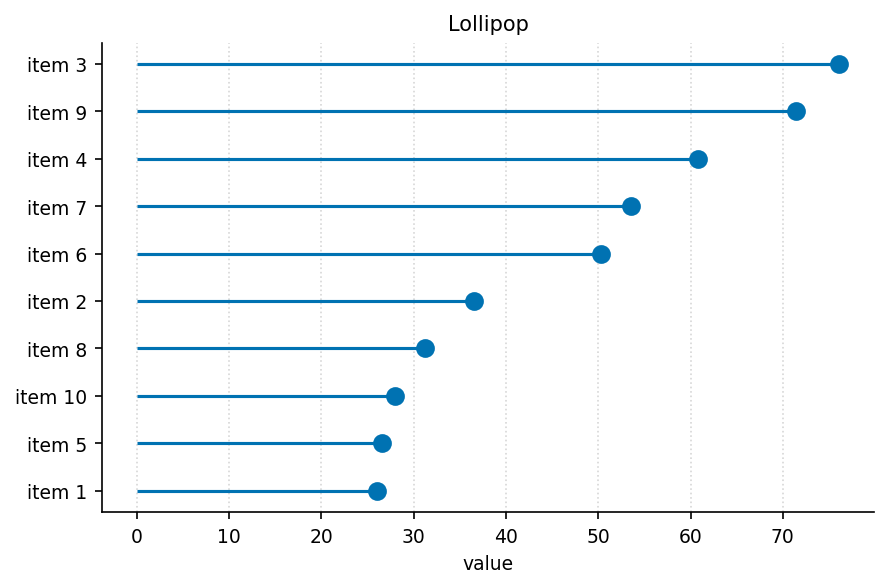

The Python source for this figure:
"""bar_lollipop: 棒棒糖图（替代柱状，更轻盈）."""
import sys, os; sys.path.insert(0, os.path.join(os.path.dirname(os.path.abspath(__file__)), '..', '..', '_utils', 'python'))
import numpy as np
import matplotlib.pyplot as plt
from theme import apply_theme
from palette import cycle

def make_figure(labels=None, values=None, title='Lollipop'):
    apply_theme()
    if labels is None:
        labels = [f'item {i+1}' for i in range(10)]
        values = np.random.default_rng(3).uniform(20, 90, 10)
    order = np.argsort(values)
    labels = [labels[i] for i in order]; values = values[order]
    y = np.arange(len(labels))
    fig, ax = plt.subplots()
    ax.hlines(y, 0, values, color=cycle(0), linewidth=1.5)
    ax.plot(values, y, 'o', color=cycle(0), markersize=8)
    ax.set_yticks(y); ax.set_yticklabels(labels)
    ax.set_xlabel('value'); ax.set_title(title)
    ax.grid(True, axis='x', linestyle=':', alpha=0.5)
    fig.tight_layout()
    return fig

if __name__ == '__main__':
    fig = make_figure()
    fig.savefig(__file__.replace('.py', '.png'), dpi=150)
